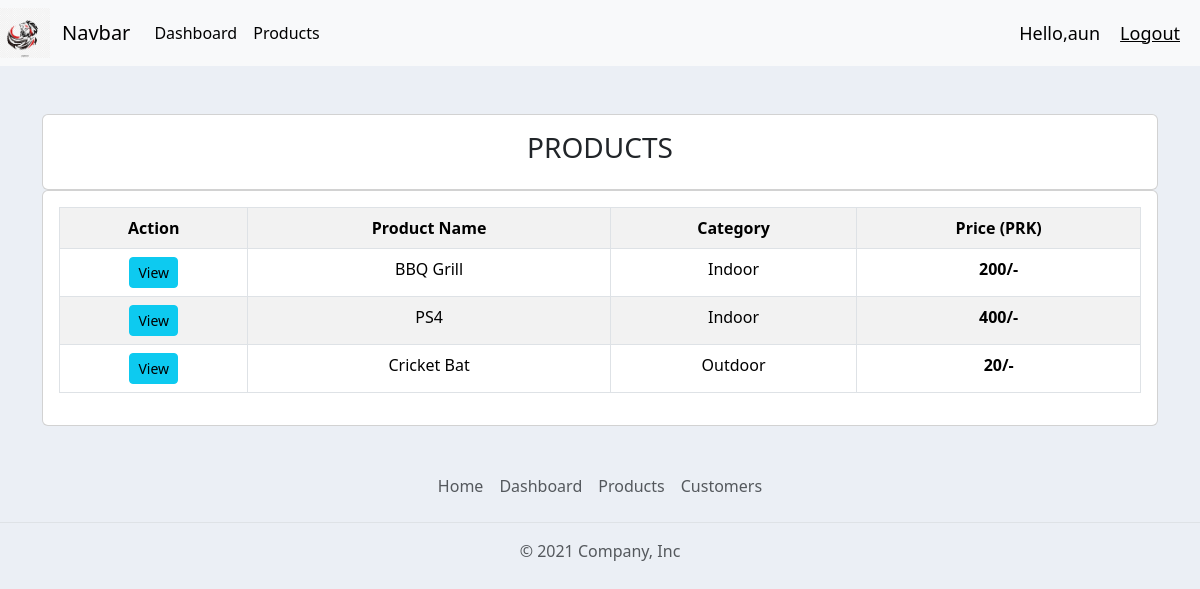
The app's page /products/ (signed in), older data.
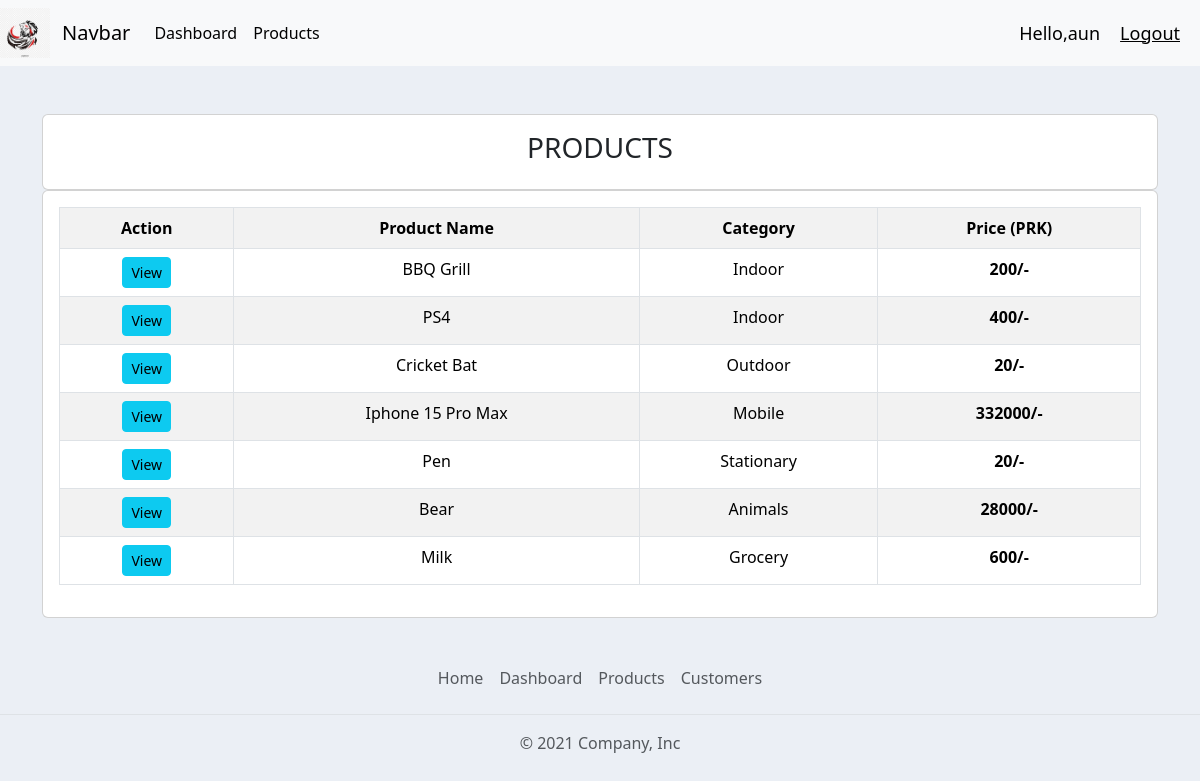
The same page, newer data.
### accounts/models.py (models this page shows, shortened)
class Product(models.Model):
    CATEGORY = (
        ('Indoor', 'Indoor'),
        ('Outdoor', 'Outdoor'),
        ('Mobile', 'Mobile'),
        ('Stationary', 'Stationary'),
        ('Animals', 'Animals'),
        ('Grocery', 'Grocery'),
    )
    name = models.CharField(max_length=200, null=True)
    price = models.FloatField(null=True)
    category = models.CharField(max_length=200, null=True, choices=CATEGORY)
    desciption = models.TextField(max_length=200, null=True, blank=True)
    date_created = models.DateTimeField(auto_now_add=True , null=True)
    tags = models.ManyToManyField(Tag)

### accounts/decorators.py (the view)
        def wrapper_func(request, *args, **kwargs):
            group = None
            if request.user.groups.exists():
                group = request.user.groups.all()[0].name
            if group in allowed_roles:
                return view_func(request, *args, **kwargs)
            else:
                return HttpResponse("You are not authorized to view this page!")

### accounts/views.py (called while the page is built)
@login_required(login_url='login')
@allowed_users(allowed_roles=['admin'])
def products(request):
    products = Product.objects.all()
    for product in products:
        product.price = math.ceil(product.price)
    context = {'products':products}
    return render(request, 'accounts/products.html',context)

### templates/accounts/products.html (shortened to what this page needs)
{% extends "main.html" %}
{% block content %}
<br><br>
<div class="container">
  <div class="row">
    <div class="col-md">
        <div class="card card-body">
            <h3 class="text-center">PRODUCTS</h3>
        </div>
            <div class="card card-body">
              <table class="table table-bordered table-striped">
                <tr class="text-center">
                  <th>Action</th>
                  <th>Product Name</th>
                  <th>Category</th>
                  <th>Price (PRK)</th>
                </tr>
                {% for prod in products %}
                <tr class="text-center">
                  <td><a href="{% url "product_details" prod.id %}" class="btn btn-sm btn-info">View</a></td>
                  <td>{{ prod.name}}</td>
                  <td>{{ prod.category}}</td>
                  <td><b>{{ prod.price}}/-</b></td>
                </tr>
                {% endfor %}
              </table>
            </div>
    </div>
  </div>
  </div>
{% endblock content %}

Row changes from the older to the newer data that the page shows:
added Product: name "Iphone 15 Pro Max", category "Mobile", price "332000"
added Product: name "Pen", category "Stationary", price "20"
added Product: name "Bear", category "Animals", price "28000"
added Product: name "Milk", category "Grocery", price "600"
